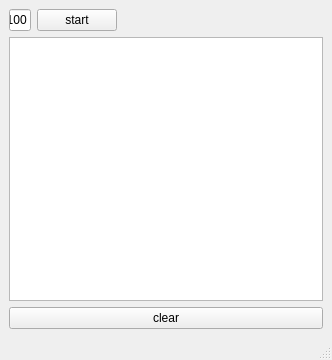
<?xml version="1.0" encoding="UTF-8"?>
<ui version="4.0">
 <class>ReleaseMainWindow</class>
 <widget class="QMainWindow" name="ReleaseMainWindow">
  <property name="geometry">
   <rect>
    <x>0</x>
    <y>0</y>
    <width>332</width>
    <height>360</height>
   </rect>
  </property>
  <property name="windowTitle">
   <string>MainWindow</string>
  </property>
  <widget class="QWidget" name="centralwidget">
   <layout class="QGridLayout" name="gridLayout">
    <item row="0" column="2">
     <spacer name="horizontalSpacer">
      <property name="orientation">
       <enum>Qt::Horizontal</enum>
      </property>
      <property name="sizeHint" stdset="0">
       <size>
        <width>344</width>
        <height>20</height>
       </size>
      </property>
     </spacer>
    </item>
    <item row="0" column="1">
     <widget class="QPushButton" name="pushButtonStart">
      <property name="text">
       <string>start</string>
      </property>
     </widget>
    </item>
    <item row="0" column="0">
     <widget class="QLineEdit" name="lineEditPort">
      <property name="text">
       <string>7100</string>
      </property>
     </widget>
    </item>
    <item row="2" column="0" colspan="3">
     <widget class="QPushButton" name="pushButtonClear">
      <property name="text">
       <string>clear</string>
      </property>
     </widget>
    </item>
    <item row="1" column="0" colspan="3">
     <widget class="QTextEdit" name="textEditLog"/>
    </item>
   </layout>
  </widget>
  <widget class="QMenuBar" name="menubar">
   <property name="geometry">
    <rect>
     <x>0</x>
     <y>0</y>
     <width>332</width>
     <height>23</height>
    </rect>
   </property>
  </widget>
  <widget class="QStatusBar" name="statusbar"/>
 </widget>
 <resources/>
 <connections/>
</ui>
